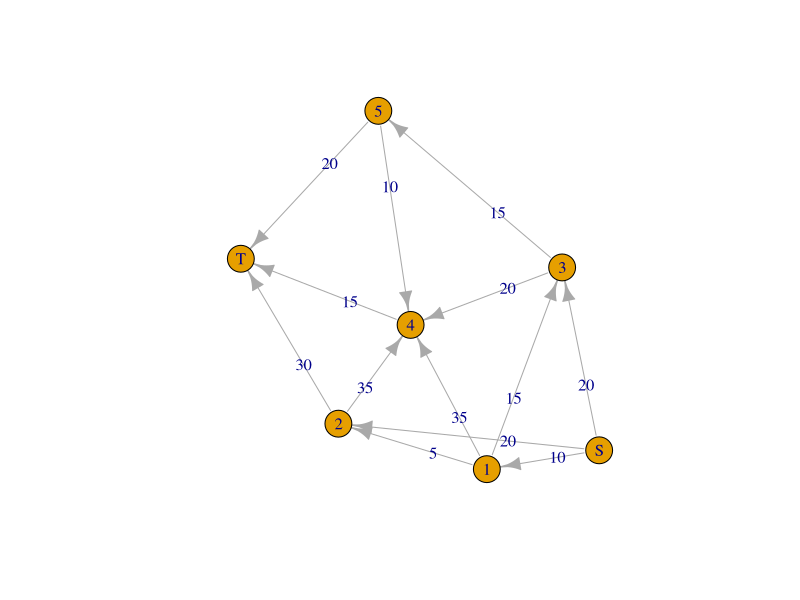
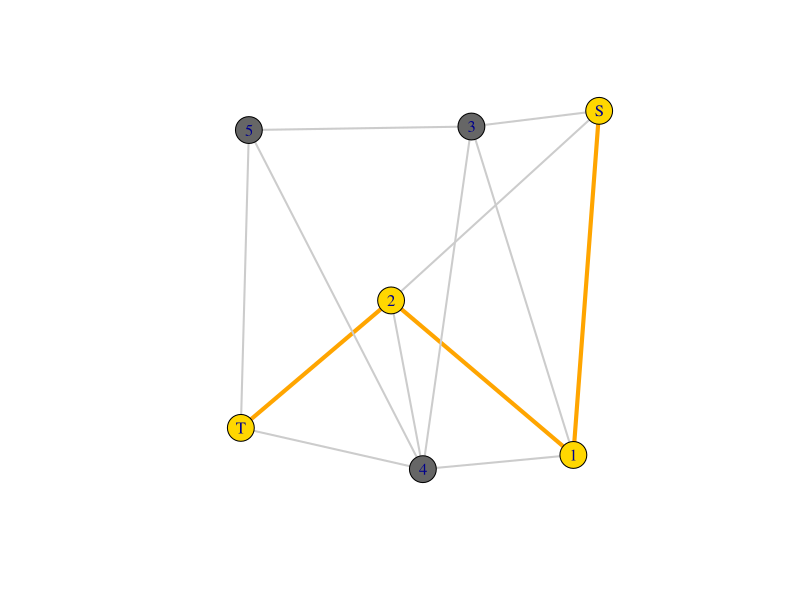
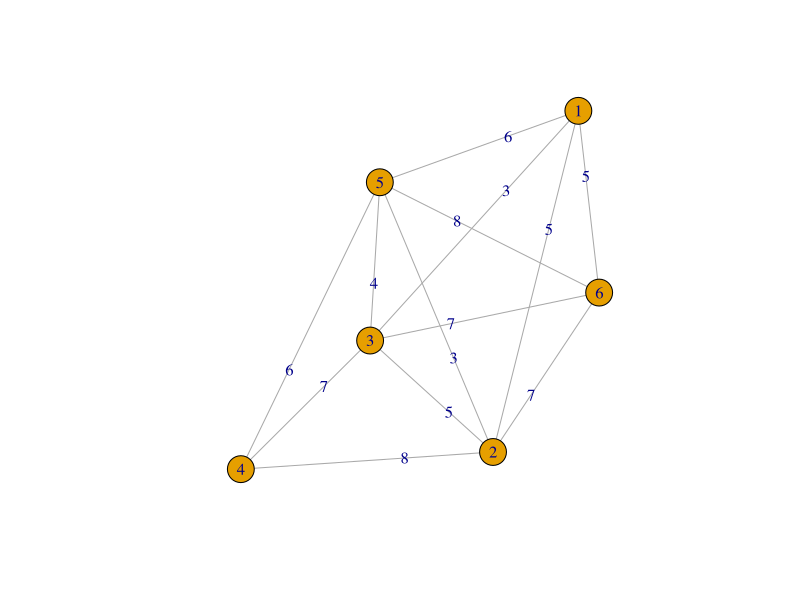
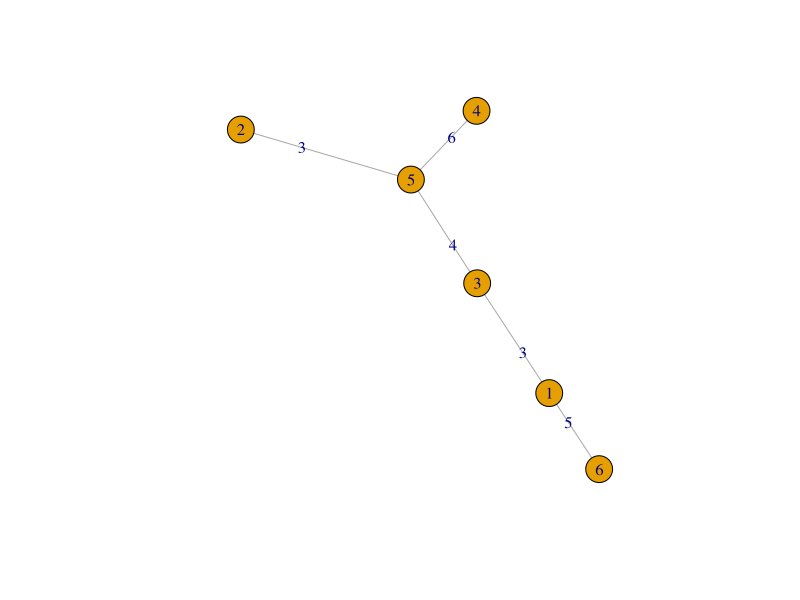

Source code (R) for these figures, in order:
#install.packages("igraph")

# Shortest path
library(igraph)

# Direction Distance Matrix
NW1 <- matrix(c(0,10,20,20,0,0,0,
                0,0,5,15,35,0,0,
                0,0,0,0,35,0,30,
                0,0,0,0,20,15,0,
                0,0,0,0,0,0,15,
                0,0,0,0,10,0,20,
                0,0,0,0,0,0,0),
              byrow=T, ncol=7)
rownames(NW1) <- colnames(NW1) <- c("S",1:5,"T")

# Graph 인접 함수 Weight는 가중치가 들어 있다는 의미...
ig <- graph.adjacency(NW1, mode="directed", weighted=TRUE)
plot(ig, edge.label=E(ig)$weight)

# Distance 인접 함수를 사용하여, 최단 거리를 구함.
# S로 부터 T까지 이동하는 것.
ShortPth <- get.shortest.paths(ig, "S", "T", mode="all", output="both")
ecol <- rep("gray80", ecount(ig))
ecol[unlist(ShortPth$epath)] <- "orange"
ew <- rep(2, ecount(ig))
ew[unlist(ShortPth$epath)] <- 4
vcol <- rep("gray40", vcount(ig))
vcol[unlist(ShortPth$vpath)] <- "gold"
plot(ig, vertex.color=vcol, edge.color=ecol, edge.width=ew, edge.arrow.mode=0)
shortest.paths(ig,"S")

# Minimal spanning tree
library(igraph)
nw.mst <- matrix(c(0,5,3,0,6,5,
                   0,0,5,8,3,7, 
                   0,0,0,7,4,7, 
                   0,0,0,0,6,0, 
                   0,0,0,0,0,8, 
                   0,0,0,0,0,0),
                 byrow=T, ncol=6)
nw.mst <- nw.mst + t(nw.mst)
colnames(nw.mst) <- rownames(nw.mst) <- as.character(1:6)
g <- graph.adjacency(nw.mst, mode="undirected", weighted=TRUE)
plot(g, edge.label=E(g)$weight)
mst.g <- mst(g)
plot(mst.g, edge.label=E(mst.g)$weight)
sum(E(mst.g)$weight) # 길이

# TSP
#install.packages("TSP")
library(TSP)
nw.tsp <- matrix(c(0,5,3,Inf,6,5,
                   0,0,5,8,3,7, 
                   0,0,0,7,4,7, 
                   0,0,0,0,6,Inf,
                   0,0,0,0,0,8,
                   0,0,0,0,0,0),
                 byrow=T, ncol=6)
nw.tsp <- nw.tsp + t(nw.tsp)
colnames(nw.tsp) <- rownames(nw.tsp) <- as.character(1:6)
tsp <- TSP(nw.tsp) 
n_of_cities(tsp) 
labels(tsp)
tour <- solve_TSP(tsp) 
names(tour)
tour # 길이
